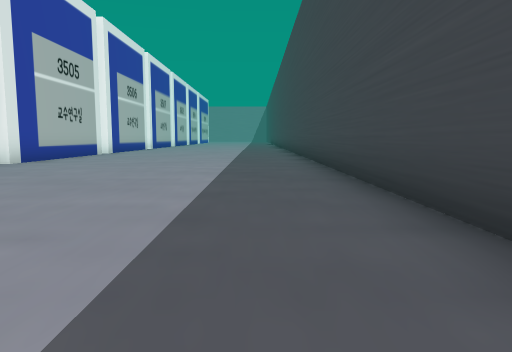
[1] (above)

17 first-person views from a walk through a 3-D level made in the Unity game engine. The camera is 1.2 m above the floor, tilts 6° down and sees 70° across. The floor is counted in squares, 2 m on a side. Each view is taken from the middle of a square. On the plan, view 1 faces up. The plan holds only what a view shows up to about 10 squares ahead; the rest is blank. The place goes on beyond the plan.

[2]
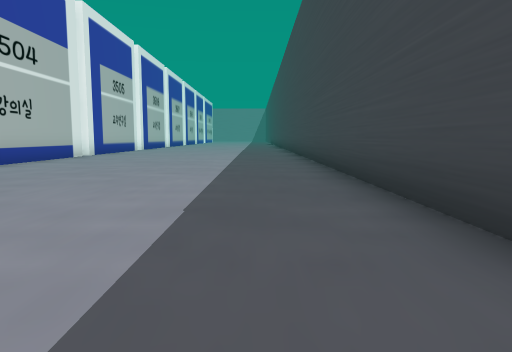

[3]
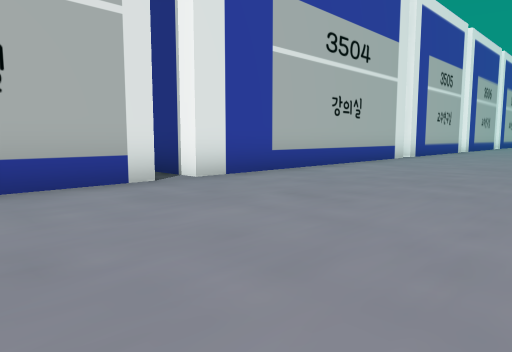

[4]
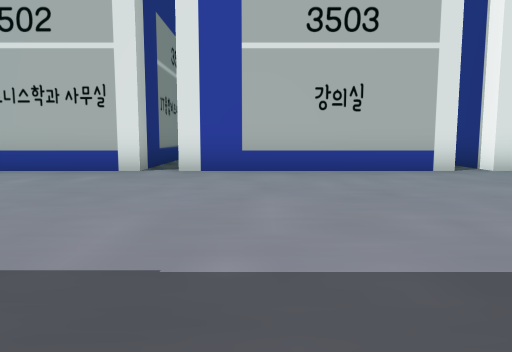

[5]
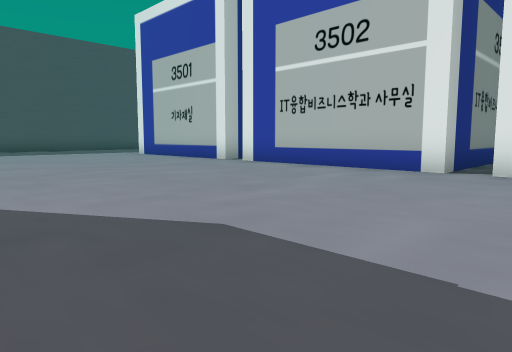

[6]
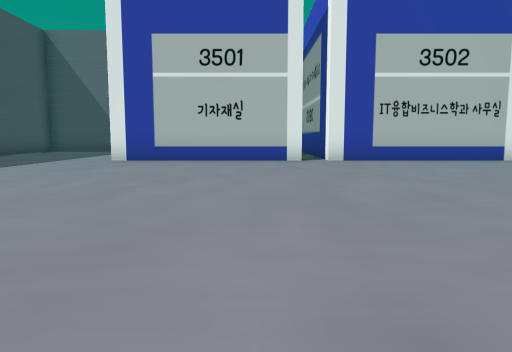

[7]
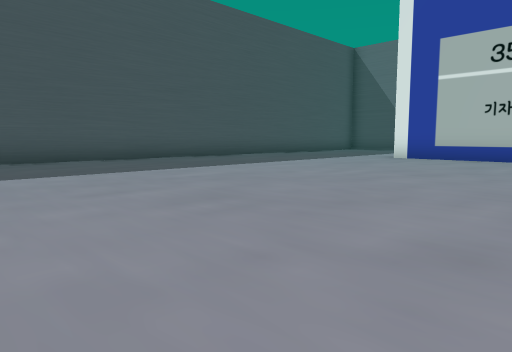

[8]
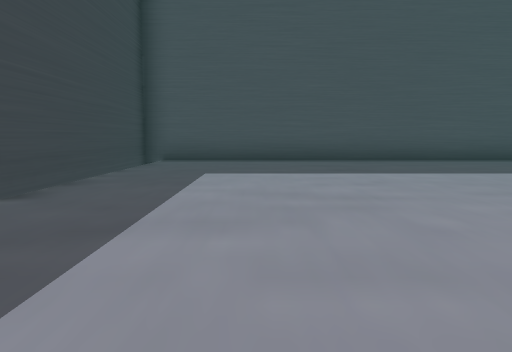

[9]
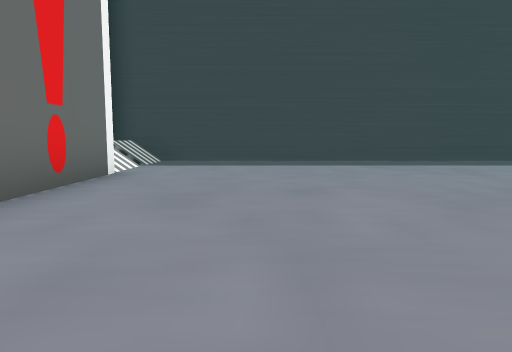

[10]
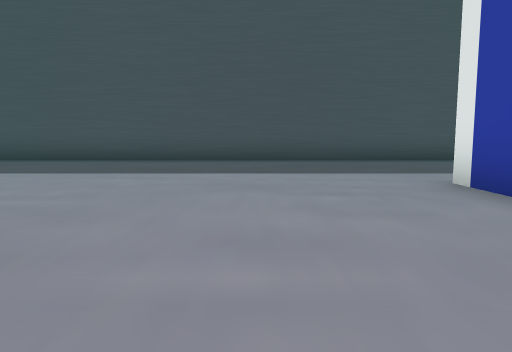

[11]
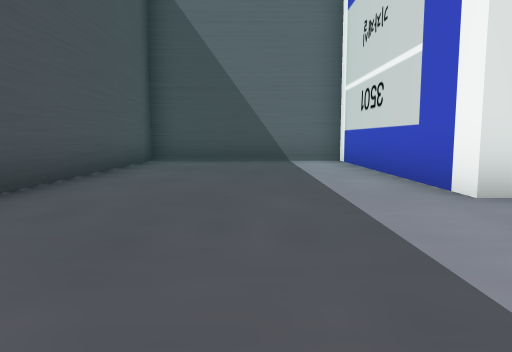

[12]
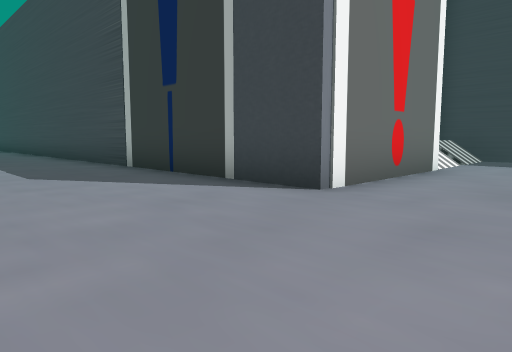

[13]
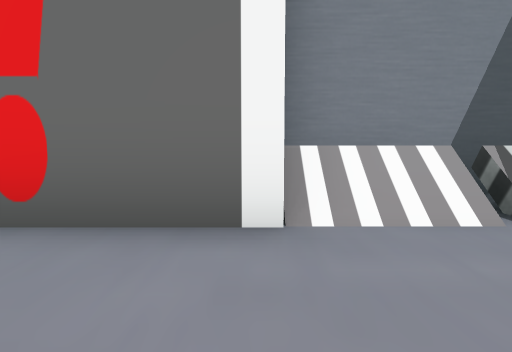

[14]
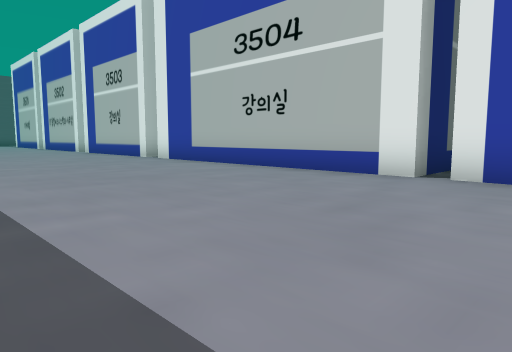

[15]
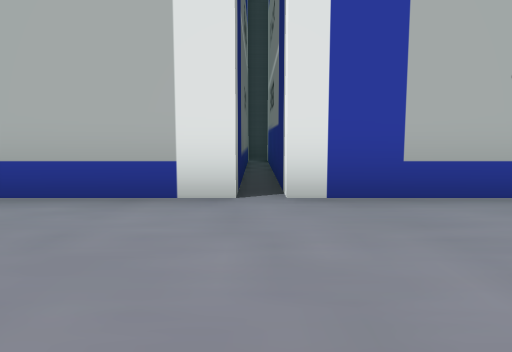

[16]
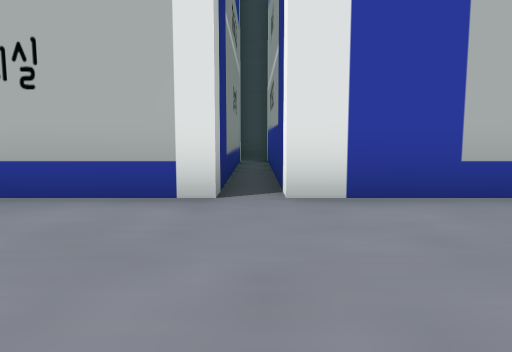

[17]
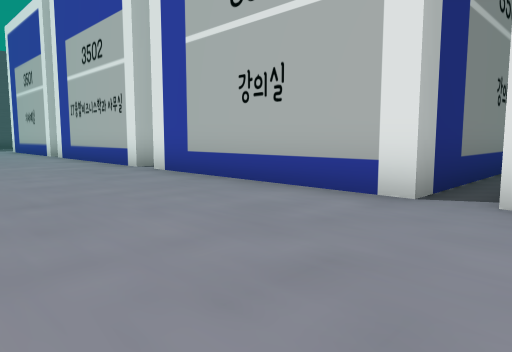

### Floor plan
Points are (right, up) in squares from view 1. A wall is a line through its corners. A room is listed if a view was taken in it or the views show most of it. See-through windows are left out.
Room 1 (views 1, 2, 3, 4, 5, 6, 7, 8, 9, 10, 11, 12, 13, 14, 15, 16, 17)
walls: (-5.6, -11.8) (-5.6, -16.8) (-11.6, -16.8) (-11.6, -21.7) (8.9, -21.7) (8.9, -8.1); (-5.6, -6.1) (-5.6, -11.1); (5.2, -9.6) (1.5, -9.6) (1.5, 10); (7.8, -8.1) (5.2, -8.1); (-11.6, 0.4) (-11.6, -0.4) (-5.6, -0.4) (-5.6, -5.5); (-5.6, 10.5) (-5.6, 8.3) (-11.2, 8.3); (-11.6, 8.4) (-11.6, 7.8) (-5.6, 7.8) (-5.6, 0.3) (-11.1, 0.3)
low walls: (7, -9.5) (7, -8.6)

Positions as (right, up) in squares from view 1, and headings:
1: (0, 0), facing up
2: (0, -4), facing up
3: (-1, -3), facing up-left
4: (1, -4), facing left
5: (1, -4), facing down-left
6: (4, -13), facing left
7: (5, -12), facing down-left
8: (6, -12), facing down
9: (-1, -12), facing right
10: (-3, -12), facing down
11: (-2, -19), facing left
12: (-2, -12), facing up-right
13: (5, -12), facing up
14: (0, 10), facing down-left
15: (-2, 8), facing left
16: (-2, 0), facing left
17: (-2, 1), facing down-left
